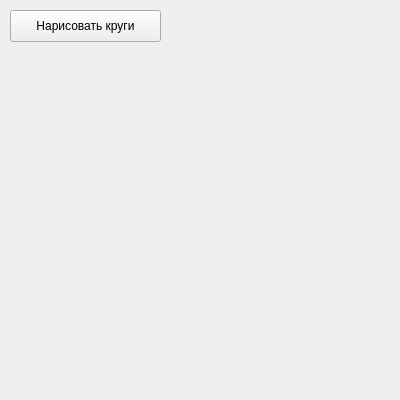
<?xml version="1.0" encoding="UTF-8"?>
<ui version="4.0">
 <class>widget</class>
 <widget class="QWidget" name="widget">
  <property name="geometry">
   <rect>
    <x>0</x>
    <y>0</y>
    <width>400</width>
    <height>400</height>
   </rect>
  </property>
  <property name="windowTitle">
   <string>Нарисовать круги</string>
  </property>
  <widget class="QPushButton" name="btn">
   <property name="geometry">
    <rect>
     <x>10</x>
     <y>10</y>
     <width>151</width>
     <height>32</height>
    </rect>
   </property>
   <property name="text">
    <string>Нарисовать круги</string>
   </property>
  </widget>
 </widget>
 <resources/>
 <connections/>
</ui>
